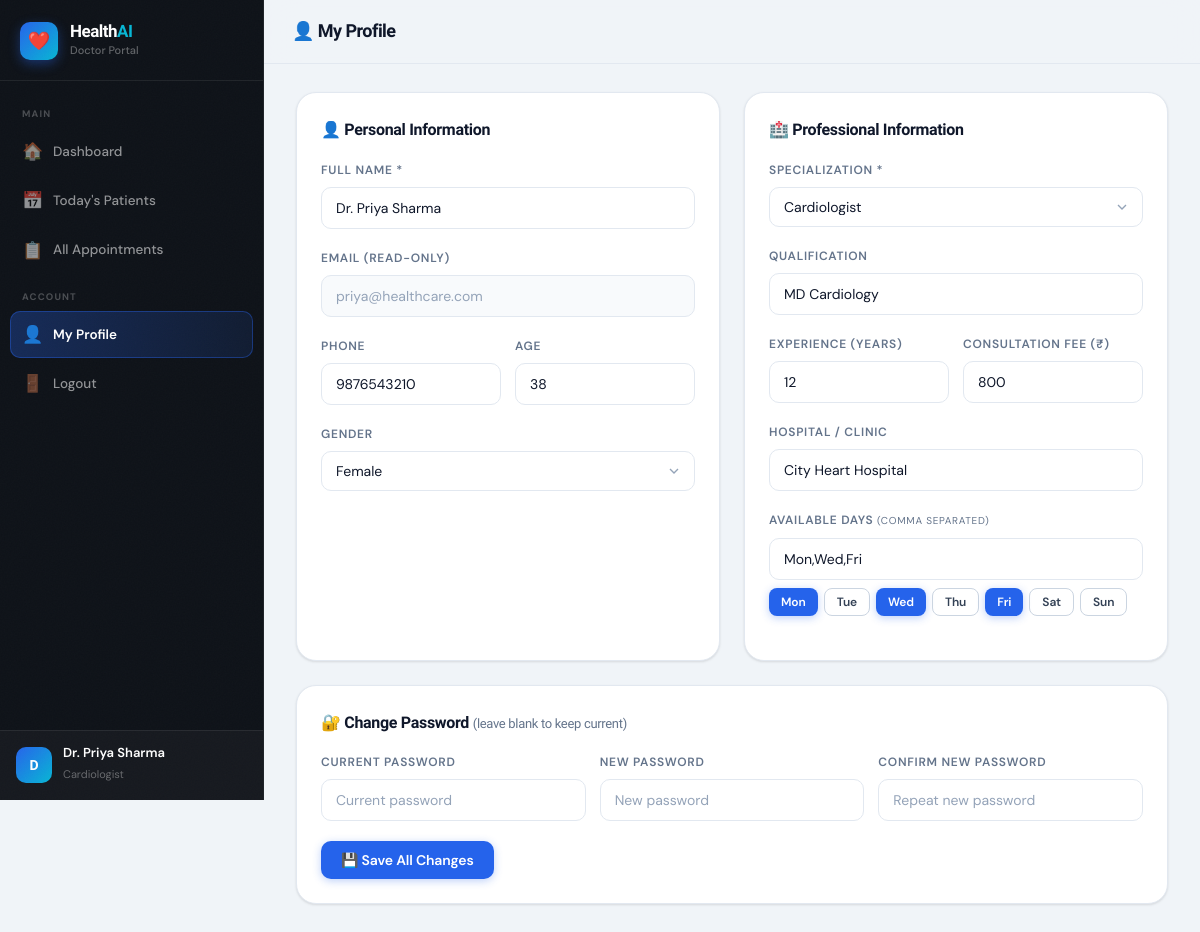
The app's page /dashboard/doctor_profile.php (signed in) with its own data.
### tables this page shows
CREATE TABLE doctors (
    id INT AUTO_INCREMENT PRIMARY KEY,
    user_id INT NOT NULL,
    specialization VARCHAR(100),
    qualification VARCHAR(100),
    experience INT,
    available_days VARCHAR(100),
    fee DECIMAL(10,2),
    hospital VARCHAR(150),
    FOREIGN KEY (user_id) REFERENCES users(id) ON DELETE CASCADE
);

CREATE TABLE users (
    id INT AUTO_INCREMENT PRIMARY KEY,
    name VARCHAR(100) NOT NULL,
    email VARCHAR(100) UNIQUE NOT NULL,
    password VARCHAR(255) NOT NULL,
    role ENUM('patient','doctor','admin') DEFAULT 'patient',
    phone VARCHAR(15),
    gender ENUM('Male','Female','Other'),
    age INT,
    address TEXT,
    profile_pic VARCHAR(255) DEFAULT 'default.png',
    created_at TIMESTAMP DEFAULT CURRENT_TIMESTAMP
);

### dashboard/doctor_profile.php (the view, shortened to what this page needs)
<?php
$db      = getDB();
$uid     = (int)$_SESSION['user_id'];
$stmt = $db->prepare("
    SELECT u.*, d.specialization, d.qualification, d.experience, d.available_days, d.fee, d.hospital
    FROM users u JOIN doctors d ON d.user_id=u.id WHERE u.id=?
");
$stmt->bind_param("i", $uid);
$stmt->execute();
$doctor = $stmt->get_result()->fetch_assoc();
$specializations = ['Cardiologist','Neurologist','Dermatologist','Orthopedic','Gastroenterologist',
    'Endocrinologist','Pulmonologist','Psychiatrist','Gynecologist','Pediatrician',
    'Ophthalmologist','ENT Specialist','General Physician'];
?>
<!DOCTYPE html>
<html lang="en">
<head>
<link rel="stylesheet" href="../assets/css/style.css">
</head>
<body>
<div class="layout">
  <aside class="sidebar">
    <div class="sidebar-logo"><div class="sidebar-logo-icon">❤️</div><div><h2>Health<span>AI</span></h2><p>Doctor Portal</p></div></div>
    <nav class="sidebar-nav">
      <div class="nav-section">Main</div>
      <a href="doctor.php" class="nav-item"><span class="nav-icon">🏠</span> Dashboard</a>
      <a href="#today" class="nav-item"><span class="nav-icon">📅</span> Today's Patients</a>
      <a href="#all" class="nav-item"><span class="nav-icon">📋</span> All Appointments</a>
      <div class="nav-section">Account</div>
      <a href="doctor_profile.php" class="nav-item active"><span class="nav-icon">👤</span> My Profile</a>
      <a href="../logout.php" class="nav-item"><span class="nav-icon">🚪</span> Logout</a>
    </nav>
    <div class="sidebar-user">
      <div class="avatar"><?= strtoupper(substr($doctor['name'],0,1)) ?></div>
      <div class="user-info"><p><?= htmlspecialchars($doctor['name']) ?></p><span><?= htmlspecialchars($doctor['specialization']) ?></span></div>
    </div>
  </aside>
  <div class="main-content">
    <div class="topbar"><h1>👤 My Profile</h1></div>
    <div class="page-content">
      <form method="POST">
      <div style="display:grid;grid-template-columns:1fr 1fr;gap:24px;">
        <div class="card">
          <h3 class="card-title">👤 Personal Information</h3>
          <div class="form-group">
            <label class="form-label">Full Name *</label>
            <input type="text" name="name" class="form-control" required value="<?= htmlspecialchars($doctor['name']) ?>">
          </div>
          <div class="form-group">
            <label class="form-label">Email (read-only)</label>
            <input type="email" class="form-control" disabled value="<?= htmlspecialchars($doctor['email']) ?>" style="background:#f8fafc;color:#94a3b8;">
          </div>
          <div style="display:grid;grid-template-columns:1fr 1fr;gap:14px;">
            <div class="form-group">
              <label class="form-label">Phone</label>
              <input type="text" name="phone" class="form-control" value="<?= htmlspecialchars($doctor['phone'] ?? '') ?>">
            </div>
            <div class="form-group">
              <label class="form-label">Age</label>
              <input type="number" name="age" class="form-control" min="25" max="80" value="<?= (int)($doctor['age'] ?? 0) ?>">
            </div>
          </div>
          <div class="form-group">
            <label class="form-label">Gender</label>
            <select name="gender" class="form-control">
              <?php foreach (['Male','Female','Other'] as $g): ?>
              <option value="<?= $g ?>" <?= ($doctor['gender'] ?? '')===$g?'selected':'' ?>><?= $g ?></option>
              <?php endforeach; ?>
            </select>
          </div>
        </div>
        <div class="card">
          <h3 class="card-title">🏥 Professional Information</h3>
          <div class="form-group">
            <label class="form-label">Specialization *</label>
            <select name="specialization" class="form-control" required>
              <?php foreach ($specializations as $sp): ?>
              <option value="<?= $sp ?>" <?= $doctor['specialization']===$sp?'selected':'' ?>><?= $sp ?></option>
              <?php endforeach; ?>
            </select>
          </div>
          <div class="form-group">
            <label class="form-label">Qualification</label>
            <input type="text" name="qualification" class="form-control" placeholder="e.g. MD Cardiology" value="<?= htmlspecialchars($doctor['qualification'] ?? '') ?>">
          </div>
          <div style="display:grid;grid-template-columns:1fr 1fr;gap:14px;">
            <div class="form-group">
              <label class="form-label">Experience (years)</label>
              <input type="number" name="experience" class="form-control" min="0" value="<?= (int)($doctor['experience'] ?? 0) ?>">
            </div>
            <div class="form-group">
              <label class="form-label">Consultation Fee (₹)</label>
              <input type="number" name="fee" class="form-control" min="0" step="50" value="<?= (float)($doctor['fee'] ?? 0) ?>">
            </div>
          </div>
          <div class="form-group">
            <label class="form-label">Hospital / Clinic</label>
            <input type="text" name="hospital" class="form-control" value="<?= htmlspecialchars($doctor['hospital'] ?? '') ?>">
          </div>
          <div class="form-group">
            <label class="form-label">Available Days <small style="font-weight:400;">(comma separated)</small></label>
            <input type="text" name="available_days" class="form-control" placeholder="e.g. Mon,Wed,Fri" value="<?= htmlspecialchars($doctor['available_days'] ?? '') ?>">
            <div style="display:flex;flex-wrap:wrap;gap:6px;margin-top:8px;" id="dayPills">
              <?php foreach (['Mon','Tue','Wed','Thu','Fri','Sat','Sun'] as $day): ?>
              <?php $active = str_contains($doctor['available_days'] ?? '', $day); ?>
              <button type="button" onclick="toggleDay('<?= $day ?>')"
                id="day_<?= $day ?>"
                class="btn btn-sm <?= $active ? 'btn-primary' : 'btn-outline' ?>"
                style="padding:5px 12px;font-size:12px;"><?= $day ?></button>
              <?php endforeach; ?>
            </div>
          </div>
        </div>
        <div class="card" style="grid-column:1/-1;">
          <h3 class="card-title">🔐 Change Password <span style="font-size:13px;font-weight:400;color:#64748b;">(leave blank to keep current)</span></h3>
          <div style="display:grid;grid-template-columns:1fr 1fr 1fr;gap:14px;">
            <div class="form-group">
              <label class="form-label">Current Password</label>
              <input type="password" name="current_password" class="form-control" placeholder="Current password">
            </div>
            <div class="form-group">
              <label class="form-label">New Password</label>
              <input type="password" name="new_password" class="form-control" placeholder="New password">
            </div>
            <div class="form-group">
              <label class="form-label">Confirm New Password</label>
              <input type="password" name="confirm_password" class="form-control" placeholder="Repeat new password">
            </div>
          </div>
          <button type="submit" class="btn btn-primary">💾 Save All Changes</button>
        </div>
      </div>
      </form>
    </div>
  </div>
</div>
</body>
</html>

### records on screen
doctors: user.name "D", user.name "Dr. Priya Sharma", specialization "Cardiologist", name "Dr. Priya Sharma", user.email "priya@healthcare.com", phone "9876543210", age "38", qualification "MD Cardiology", experience "12", fee "800", hospital "City Heart Hospital", available_days "Mon,Wed,Fri"
users: gender "Female"

### other values on screen
$day "Mon"
$day "Tue"
$day "Wed"
$day "Thu"
$day "Fri"
$day "Sat"
$day "Sun"
